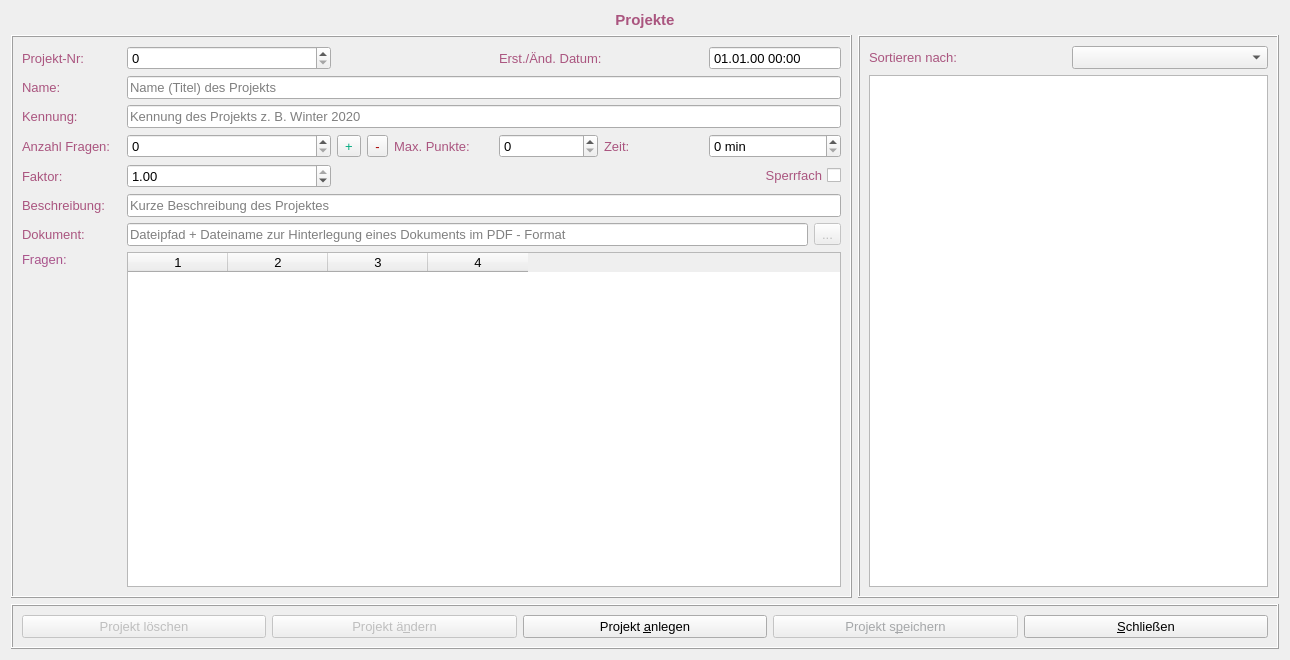
<?xml version="1.0" encoding="UTF-8"?>
<ui version="4.0">
 <class>FormProjekt</class>
 <widget class="QWidget" name="FormProjekt">
  <property name="geometry">
   <rect>
    <x>0</x>
    <y>0</y>
    <width>1290</width>
    <height>660</height>
   </rect>
  </property>
  <property name="font">
   <font>
    <pointsize>10</pointsize>
   </font>
  </property>
  <property name="windowTitle">
   <string>Form</string>
  </property>
  <layout class="QGridLayout" name="gridLayout_3">
   <item row="1" column="0" colspan="2">
    <widget class="QFrame" name="frame">
     <property name="sizePolicy">
      <sizepolicy hsizetype="Preferred" vsizetype="Preferred">
       <horstretch>0</horstretch>
       <verstretch>0</verstretch>
      </sizepolicy>
     </property>
     <property name="minimumSize">
      <size>
       <width>0</width>
       <height>0</height>
      </size>
     </property>
     <property name="frameShape">
      <enum>QFrame::Box</enum>
     </property>
     <property name="frameShadow">
      <enum>QFrame::Raised</enum>
     </property>
     <layout class="QGridLayout" name="gridLayout_4">
      <item row="4" column="6">
       <widget class="QSpinBox" name="maxPunkteBox">
        <property name="toolTip">
         <string>&lt;html&gt;&lt;head/&gt;&lt;body&gt;&lt;p&gt;Die maximale zu erreichende Punktzahl in diesem Projekt.&lt;/p&gt;&lt;p&gt;Optional, wird automatisch berechnet.&lt;/p&gt;&lt;/body&gt;&lt;/html&gt;</string>
        </property>
        <property name="maximum">
         <number>999</number>
        </property>
       </widget>
      </item>
      <item row="4" column="8" colspan="2">
       <widget class="QSpinBox" name="durationBox">
        <property name="toolTip">
         <string>&lt;html&gt;&lt;head/&gt;&lt;body&gt;&lt;p&gt;Die zur Verfügung stehende Zeit in Minuten, die für das Projekt angesetzt werden. Dient zur Kalkulation der zur Verfügung stehende Zeit in der gesamten Prüfung.&lt;/p&gt;&lt;p align=&quot;center&quot;&gt;&lt;br/&gt;&lt;/p&gt;&lt;p align=&quot;center&quot;&gt;&lt;br/&gt;&lt;/p&gt;&lt;/body&gt;&lt;/html&gt;</string>
        </property>
        <property name="suffix">
         <string> min</string>
        </property>
        <property name="maximum">
         <number>9999</number>
        </property>
       </widget>
      </item>
      <item row="7" column="1" colspan="9">
       <widget class="QLineEdit" name="descriptionEdit">
        <property name="placeholderText">
         <string>Kurze Beschreibung des Projektes</string>
        </property>
       </widget>
      </item>
      <item row="8" column="9">
       <widget class="QToolButton" name="openFilelButton">
        <property name="enabled">
         <bool>false</bool>
        </property>
        <property name="toolTip">
         <string>Öffnet ein Dialog zum Speichern des Verzeichisses vom hinterlegtem Dokument.</string>
        </property>
        <property name="text">
         <string>...</string>
        </property>
       </widget>
      </item>
      <item row="2" column="0">
       <widget class="QLabel" name="label_2">
        <property name="palette">
         <palette>
          <active>
           <colorrole role="WindowText">
            <brush brushstyle="SolidPattern">
             <color alpha="255">
              <red>170</red>
              <green>85</green>
              <blue>127</blue>
             </color>
            </brush>
           </colorrole>
          </active>
          <inactive>
           <colorrole role="WindowText">
            <brush brushstyle="SolidPattern">
             <color alpha="255">
              <red>170</red>
              <green>85</green>
              <blue>127</blue>
             </color>
            </brush>
           </colorrole>
          </inactive>
          <disabled>
           <colorrole role="WindowText">
            <brush brushstyle="SolidPattern">
             <color alpha="255">
              <red>165</red>
              <green>167</green>
              <blue>169</blue>
             </color>
            </brush>
           </colorrole>
          </disabled>
         </palette>
        </property>
        <property name="text">
         <string>Name:</string>
        </property>
       </widget>
      </item>
      <item row="3" column="0">
       <widget class="QLabel" name="label_3">
        <property name="palette">
         <palette>
          <active>
           <colorrole role="WindowText">
            <brush brushstyle="SolidPattern">
             <color alpha="255">
              <red>170</red>
              <green>85</green>
              <blue>127</blue>
             </color>
            </brush>
           </colorrole>
          </active>
          <inactive>
           <colorrole role="WindowText">
            <brush brushstyle="SolidPattern">
             <color alpha="255">
              <red>170</red>
              <green>85</green>
              <blue>127</blue>
             </color>
            </brush>
           </colorrole>
          </inactive>
          <disabled>
           <colorrole role="WindowText">
            <brush brushstyle="SolidPattern">
             <color alpha="255">
              <red>165</red>
              <green>167</green>
              <blue>169</blue>
             </color>
            </brush>
           </colorrole>
          </disabled>
         </palette>
        </property>
        <property name="text">
         <string>Kennung:</string>
        </property>
       </widget>
      </item>
      <item row="1" column="0">
       <widget class="QLabel" name="label">
        <property name="minimumSize">
         <size>
          <width>91</width>
          <height>0</height>
         </size>
        </property>
        <property name="palette">
         <palette>
          <active>
           <colorrole role="WindowText">
            <brush brushstyle="SolidPattern">
             <color alpha="255">
              <red>170</red>
              <green>85</green>
              <blue>127</blue>
             </color>
            </brush>
           </colorrole>
          </active>
          <inactive>
           <colorrole role="WindowText">
            <brush brushstyle="SolidPattern">
             <color alpha="255">
              <red>170</red>
              <green>85</green>
              <blue>127</blue>
             </color>
            </brush>
           </colorrole>
          </inactive>
          <disabled>
           <colorrole role="WindowText">
            <brush brushstyle="SolidPattern">
             <color alpha="255">
              <red>165</red>
              <green>167</green>
              <blue>169</blue>
             </color>
            </brush>
           </colorrole>
          </disabled>
         </palette>
        </property>
        <property name="text">
         <string>Projekt-Nr:</string>
        </property>
       </widget>
      </item>
      <item row="8" column="0">
       <widget class="QLabel" name="label_6">
        <property name="palette">
         <palette>
          <active>
           <colorrole role="WindowText">
            <brush brushstyle="SolidPattern">
             <color alpha="255">
              <red>170</red>
              <green>85</green>
              <blue>127</blue>
             </color>
            </brush>
           </colorrole>
          </active>
          <inactive>
           <colorrole role="WindowText">
            <brush brushstyle="SolidPattern">
             <color alpha="255">
              <red>170</red>
              <green>85</green>
              <blue>127</blue>
             </color>
            </brush>
           </colorrole>
          </inactive>
          <disabled>
           <colorrole role="WindowText">
            <brush brushstyle="SolidPattern">
             <color alpha="255">
              <red>165</red>
              <green>167</green>
              <blue>169</blue>
             </color>
            </brush>
           </colorrole>
          </disabled>
         </palette>
        </property>
        <property name="text">
         <string>Dokument:</string>
        </property>
       </widget>
      </item>
      <item row="4" column="4">
       <widget class="QToolButton" name="removeFrageButton">
        <property name="palette">
         <palette>
          <active>
           <colorrole role="ButtonText">
            <brush brushstyle="SolidPattern">
             <color alpha="255">
              <red>170</red>
              <green>0</green>
              <blue>0</blue>
             </color>
            </brush>
           </colorrole>
          </active>
          <inactive>
           <colorrole role="ButtonText">
            <brush brushstyle="SolidPattern">
             <color alpha="255">
              <red>170</red>
              <green>0</green>
              <blue>0</blue>
             </color>
            </brush>
           </colorrole>
          </inactive>
          <disabled>
           <colorrole role="ButtonText">
            <brush brushstyle="SolidPattern">
             <color alpha="255">
              <red>165</red>
              <green>167</green>
              <blue>169</blue>
             </color>
            </brush>
           </colorrole>
          </disabled>
         </palette>
        </property>
        <property name="toolTip">
         <string>Löscht die letzte Frage.</string>
        </property>
        <property name="text">
         <string>-</string>
        </property>
       </widget>
      </item>
      <item row="6" column="0">
       <widget class="QLabel" name="label_11">
        <property name="palette">
         <palette>
          <active>
           <colorrole role="WindowText">
            <brush brushstyle="SolidPattern">
             <color alpha="255">
              <red>170</red>
              <green>85</green>
              <blue>127</blue>
             </color>
            </brush>
           </colorrole>
          </active>
          <inactive>
           <colorrole role="WindowText">
            <brush brushstyle="SolidPattern">
             <color alpha="255">
              <red>170</red>
              <green>85</green>
              <blue>127</blue>
             </color>
            </brush>
           </colorrole>
          </inactive>
          <disabled>
           <colorrole role="WindowText">
            <brush brushstyle="SolidPattern">
             <color alpha="255">
              <red>120</red>
              <green>120</green>
              <blue>120</blue>
             </color>
            </brush>
           </colorrole>
          </disabled>
         </palette>
        </property>
        <property name="text">
         <string>Faktor:</string>
        </property>
       </widget>
      </item>
      <item row="3" column="1" colspan="9">
       <widget class="QLineEdit" name="kennungEdit">
        <property name="toolTip">
         <string>&lt;html&gt;&lt;head/&gt;&lt;body&gt;&lt;p&gt;Die Kennung spezifiziert den Zeitraum für die Püfung. Z. B. Sommer 2022 somit können alle Projekte mit der gleichen Kennung in einer Prüfung kopiert werden.&lt;/p&gt;&lt;/body&gt;&lt;/html&gt;</string>
        </property>
        <property name="placeholderText">
         <string>Kennung des Projekts z. B. Winter 2020</string>
        </property>
       </widget>
      </item>
      <item row="4" column="7">
       <widget class="QLabel" name="label_12">
        <property name="palette">
         <palette>
          <active>
           <colorrole role="WindowText">
            <brush brushstyle="SolidPattern">
             <color alpha="255">
              <red>170</red>
              <green>85</green>
              <blue>127</blue>
             </color>
            </brush>
           </colorrole>
          </active>
          <inactive>
           <colorrole role="WindowText">
            <brush brushstyle="SolidPattern">
             <color alpha="255">
              <red>170</red>
              <green>85</green>
              <blue>127</blue>
             </color>
            </brush>
           </colorrole>
          </inactive>
          <disabled>
           <colorrole role="WindowText">
            <brush brushstyle="SolidPattern">
             <color alpha="255">
              <red>120</red>
              <green>120</green>
              <blue>120</blue>
             </color>
            </brush>
           </colorrole>
          </disabled>
         </palette>
        </property>
        <property name="text">
         <string>Zeit:</string>
        </property>
       </widget>
      </item>
      <item row="6" column="1" colspan="2">
       <widget class="QDoubleSpinBox" name="factorBox">
        <property name="toolTip">
         <string>&lt;html&gt;&lt;head/&gt;&lt;body&gt;&lt;p&gt;&lt;span style=&quot; font-weight:600;&quot;&gt;Faktor&lt;/span&gt; zur anteilmäßigen Gewichtung in der Prüfung.&lt;/p&gt;&lt;p&gt;Z.B. 0,15 entspicht 15%.&lt;/p&gt;&lt;p&gt;Voreingestellt ist 1,0.&lt;/p&gt;&lt;/body&gt;&lt;/html&gt;</string>
        </property>
        <property name="minimum">
         <double>0.100000000000000</double>
        </property>
        <property name="maximum">
         <double>1.000000000000000</double>
        </property>
        <property name="singleStep">
         <double>0.100000000000000</double>
        </property>
        <property name="value">
         <double>1.000000000000000</double>
        </property>
       </widget>
      </item>
      <item row="7" column="0">
       <widget class="QLabel" name="label_13">
        <property name="palette">
         <palette>
          <active>
           <colorrole role="WindowText">
            <brush brushstyle="SolidPattern">
             <color alpha="255">
              <red>170</red>
              <green>85</green>
              <blue>127</blue>
             </color>
            </brush>
           </colorrole>
          </active>
          <inactive>
           <colorrole role="WindowText">
            <brush brushstyle="SolidPattern">
             <color alpha="255">
              <red>170</red>
              <green>85</green>
              <blue>127</blue>
             </color>
            </brush>
           </colorrole>
          </inactive>
          <disabled>
           <colorrole role="WindowText">
            <brush brushstyle="SolidPattern">
             <color alpha="255">
              <red>120</red>
              <green>120</green>
              <blue>120</blue>
             </color>
            </brush>
           </colorrole>
          </disabled>
         </palette>
        </property>
        <property name="text">
         <string>Beschreibung:</string>
        </property>
       </widget>
      </item>
      <item row="4" column="0">
       <widget class="QLabel" name="label_4">
        <property name="palette">
         <palette>
          <active>
           <colorrole role="WindowText">
            <brush brushstyle="SolidPattern">
             <color alpha="255">
              <red>170</red>
              <green>85</green>
              <blue>127</blue>
             </color>
            </brush>
           </colorrole>
          </active>
          <inactive>
           <colorrole role="WindowText">
            <brush brushstyle="SolidPattern">
             <color alpha="255">
              <red>170</red>
              <green>85</green>
              <blue>127</blue>
             </color>
            </brush>
           </colorrole>
          </inactive>
          <disabled>
           <colorrole role="WindowText">
            <brush brushstyle="SolidPattern">
             <color alpha="255">
              <red>165</red>
              <green>167</green>
              <blue>169</blue>
             </color>
            </brush>
           </colorrole>
          </disabled>
         </palette>
        </property>
        <property name="text">
         <string>Anzahl Fragen:</string>
        </property>
        <property name="wordWrap">
         <bool>true</bool>
        </property>
       </widget>
      </item>
      <item row="1" column="3" colspan="2">
       <spacer name="horizontalSpacer">
        <property name="orientation">
         <enum>Qt::Horizontal</enum>
        </property>
        <property name="sizeHint" stdset="0">
         <size>
          <width>40</width>
          <height>20</height>
         </size>
        </property>
       </spacer>
      </item>
      <item row="1" column="6" colspan="2">
       <widget class="QLabel" name="label_7">
        <property name="palette">
         <palette>
          <active>
           <colorrole role="WindowText">
            <brush brushstyle="SolidPattern">
             <color alpha="255">
              <red>170</red>
              <green>85</green>
              <blue>127</blue>
             </color>
            </brush>
           </colorrole>
          </active>
          <inactive>
           <colorrole role="WindowText">
            <brush brushstyle="SolidPattern">
             <color alpha="255">
              <red>170</red>
              <green>85</green>
              <blue>127</blue>
             </color>
            </brush>
           </colorrole>
          </inactive>
          <disabled>
           <colorrole role="WindowText">
            <brush brushstyle="SolidPattern">
             <color alpha="255">
              <red>165</red>
              <green>167</green>
              <blue>169</blue>
             </color>
            </brush>
           </colorrole>
          </disabled>
         </palette>
        </property>
        <property name="text">
         <string>Erst./Änd. Datum:</string>
        </property>
       </widget>
      </item>
      <item row="4" column="5">
       <widget class="QLabel" name="label_5">
        <property name="palette">
         <palette>
          <active>
           <colorrole role="WindowText">
            <brush brushstyle="SolidPattern">
             <color alpha="255">
              <red>170</red>
              <green>85</green>
              <blue>127</blue>
             </color>
            </brush>
           </colorrole>
          </active>
          <inactive>
           <colorrole role="WindowText">
            <brush brushstyle="SolidPattern">
             <color alpha="255">
              <red>170</red>
              <green>85</green>
              <blue>127</blue>
             </color>
            </brush>
           </colorrole>
          </inactive>
          <disabled>
           <colorrole role="WindowText">
            <brush brushstyle="SolidPattern">
             <color alpha="255">
              <red>165</red>
              <green>167</green>
              <blue>169</blue>
             </color>
            </brush>
           </colorrole>
          </disabled>
         </palette>
        </property>
        <property name="text">
         <string>Max. Punkte:</string>
        </property>
        <property name="wordWrap">
         <bool>true</bool>
        </property>
       </widget>
      </item>
      <item row="6" column="8" colspan="2">
       <widget class="QCheckBox" name="sperrfachBox">
        <property name="palette">
         <palette>
          <active>
           <colorrole role="WindowText">
            <brush brushstyle="SolidPattern">
             <color alpha="255">
              <red>170</red>
              <green>85</green>
              <blue>127</blue>
             </color>
            </brush>
           </colorrole>
          </active>
          <inactive>
           <colorrole role="WindowText">
            <brush brushstyle="SolidPattern">
             <color alpha="255">
              <red>170</red>
              <green>85</green>
              <blue>127</blue>
             </color>
            </brush>
           </colorrole>
          </inactive>
          <disabled>
           <colorrole role="WindowText">
            <brush brushstyle="SolidPattern">
             <color alpha="255">
              <red>165</red>
              <green>167</green>
              <blue>169</blue>
             </color>
            </brush>
           </colorrole>
          </disabled>
         </palette>
        </property>
        <property name="toolTip">
         <string>&lt;html&gt;&lt;head/&gt;&lt;body&gt;&lt;p&gt;Wenn der Prüfling in einem Projekt als &lt;span style=&quot; font-weight:600;&quot;&gt;Sperrfach&lt;/span&gt; eine Bewertung unter 50% bekommt, wird die Prüfung als nicht bestanden bewertet. Wenn in einer Prüfung, mehrere Projekte als Sperrfach gekennzeichnet wurden, kann durch Einstellung in der Prüfung folgendes gewählt werden.&lt;/p&gt;&lt;p&gt;a) Nicht bestanden wenn einer der gekennzeichneten Projekten &amp;lt;50%&lt;/p&gt;&lt;p&gt;b) Nicht bestanden wenn alle der gekennzeichneten Projekten &amp;lt;50% &lt;/p&gt;&lt;/body&gt;&lt;/html&gt;</string>
        </property>
        <property name="layoutDirection">
         <enum>Qt::RightToLeft</enum>
        </property>
        <property name="text">
         <string>Sperrfach</string>
        </property>
       </widget>
      </item>
      <item row="1" column="8" colspan="2">
       <widget class="QDateTimeEdit" name="dateTimeEdit">
        <property name="sizePolicy">
         <sizepolicy hsizetype="Expanding" vsizetype="Fixed">
          <horstretch>0</horstretch>
          <verstretch>0</verstretch>
         </sizepolicy>
        </property>
        <property name="toolTip">
         <string>&lt;html&gt;&lt;head/&gt;&lt;body&gt;&lt;p&gt;Datum und Zeit wird automatisch bei der Erstellung oder Änderung gesetzt und dient zur Versionskontrolle.&lt;/p&gt;&lt;/body&gt;&lt;/html&gt;</string>
        </property>
        <property name="readOnly">
         <bool>true</bool>
        </property>
        <property name="buttonSymbols">
         <enum>QAbstractSpinBox::NoButtons</enum>
        </property>
        <property name="displayFormat">
         <string>dd.MM.yy HH:mm</string>
        </property>
       </widget>
      </item>
      <item row="1" column="1" colspan="2">
       <widget class="QSpinBox" name="nrBox">
        <property name="toolTip">
         <string>&lt;html&gt;&lt;head/&gt;&lt;body&gt;&lt;p&gt;Die Projektnummer sollte, bei anderen Projekten mit gleicher Kennung, unterschiedlich sein!&lt;/p&gt;&lt;/body&gt;&lt;/html&gt;</string>
        </property>
       </widget>
      </item>
      <item row="2" column="1" colspan="9">
       <widget class="QLineEdit" name="nameEdit">
        <property name="toolTip">
         <string>&lt;html&gt;&lt;head/&gt;&lt;body&gt;&lt;p&gt;Der Name des Projektes wie z. B. Arbeitsplanung kann in anderen Projekten mit unterschiedlicher Kennung wieder verwendet werden.&lt;/p&gt;&lt;/body&gt;&lt;/html&gt;</string>
        </property>
        <property name="placeholderText">
         <string>Name (Titel) des Projekts</string>
        </property>
       </widget>
      </item>
      <item row="10" column="0">
       <widget class="QLabel" name="label_8">
        <property name="palette">
         <palette>
          <active>
           <colorrole role="WindowText">
            <brush brushstyle="SolidPattern">
             <color alpha="255">
              <red>170</red>
              <green>85</green>
              <blue>140</blue>
             </color>
            </brush>
           </colorrole>
          </active>
          <inactive>
           <colorrole role="WindowText">
            <brush brushstyle="SolidPattern">
             <color alpha="255">
              <red>170</red>
              <green>85</green>
              <blue>140</blue>
             </color>
            </brush>
           </colorrole>
          </inactive>
          <disabled>
           <colorrole role="WindowText">
            <brush brushstyle="SolidPattern">
             <color alpha="255">
              <red>165</red>
              <green>167</green>
              <blue>169</blue>
             </color>
            </brush>
           </colorrole>
          </disabled>
         </palette>
        </property>
        <property name="text">
         <string>Fragen:</string>
        </property>
       </widget>
      </item>
      <item row="11" column="0">
       <spacer name="verticalSpacer">
        <property name="orientation">
         <enum>Qt::Vertical</enum>
        </property>
        <property name="sizeHint" stdset="0">
         <size>
          <width>20</width>
          <height>40</height>
         </size>
        </property>
       </spacer>
      </item>
      <item row="4" column="1" colspan="2">
       <widget class="QSpinBox" name="anzahlFragenBox">
        <property name="toolTip">
         <string>Anzahl der Fragen im Projekt.</string>
        </property>
       </widget>
      </item>
      <item row="8" column="1" colspan="8">
       <widget class="QLineEdit" name="documentEdit">
        <property name="toolTip">
         <string>Verzeichnis einschl. Datei des hinterlegtem Dokument.</string>
        </property>
        <property name="readOnly">
         <bool>true</bool>
        </property>
        <property name="placeholderText">
         <string>Dateipfad + Dateiname zur Hinterlegung eines Dokuments im PDF - Format</string>
        </property>
       </widget>
      </item>
      <item row="10" column="1" rowspan="2" colspan="9">
       <widget class="QTableWidget" name="fragenTableWidget">
        <property name="sizePolicy">
         <sizepolicy hsizetype="Preferred" vsizetype="Expanding">
          <horstretch>0</horstretch>
          <verstretch>0</verstretch>
         </sizepolicy>
        </property>
        <property name="columnCount">
         <number>4</number>
        </property>
        <column/>
        <column/>
        <column/>
        <column/>
       </widget>
      </item>
      <item row="4" column="3">
       <widget class="QToolButton" name="addFrageButton">
        <property name="palette">
         <palette>
          <active>
           <colorrole role="ButtonText">
            <brush brushstyle="SolidPattern">
             <color alpha="255">
              <red>0</red>
              <green>170</green>
              <blue>127</blue>
             </color>
            </brush>
           </colorrole>
          </active>
          <inactive>
           <colorrole role="ButtonText">
            <brush brushstyle="SolidPattern">
             <color alpha="255">
              <red>0</red>
              <green>170</green>
              <blue>127</blue>
             </color>
            </brush>
           </colorrole>
          </inactive>
          <disabled>
           <colorrole role="ButtonText">
            <brush brushstyle="SolidPattern">
             <color alpha="255">
              <red>165</red>
              <green>167</green>
              <blue>169</blue>
             </color>
            </brush>
           </colorrole>
          </disabled>
         </palette>
        </property>
        <property name="toolTip">
         <string>Fügt eine Frage hinzu.</string>
        </property>
        <property name="text">
         <string>+</string>
        </property>
       </widget>
      </item>
     </layout>
    </widget>
   </item>
   <item row="1" column="2">
    <widget class="QFrame" name="frame_2">
     <property name="sizePolicy">
      <sizepolicy hsizetype="Preferred" vsizetype="Preferred">
       <horstretch>0</horstretch>
       <verstretch>0</verstretch>
      </sizepolicy>
     </property>
     <property name="maximumSize">
      <size>
       <width>16777215</width>
       <height>16777215</height>
      </size>
     </property>
     <property name="frameShape">
      <enum>QFrame::Box</enum>
     </property>
     <property name="frameShadow">
      <enum>QFrame::Raised</enum>
     </property>
     <layout class="QGridLayout" name="gridLayout">
      <item row="0" column="0">
       <widget class="QLabel" name="label_9">
        <property name="palette">
         <palette>
          <active>
           <colorrole role="WindowText">
            <brush brushstyle="SolidPattern">
             <color alpha="255">
              <red>170</red>
              <green>85</green>
              <blue>127</blue>
             </color>
            </brush>
           </colorrole>
          </active>
          <inactive>
           <colorrole role="WindowText">
            <brush brushstyle="SolidPattern">
             <color alpha="255">
              <red>170</red>
              <green>85</green>
              <blue>127</blue>
             </color>
            </brush>
           </colorrole>
          </inactive>
          <disabled>
           <colorrole role="WindowText">
            <brush brushstyle="SolidPattern">
             <color alpha="255">
              <red>165</red>
              <green>167</green>
              <blue>169</blue>
             </color>
            </brush>
           </colorrole>
          </disabled>
         </palette>
        </property>
        <property name="text">
         <string>Sortieren nach:</string>
        </property>
       </widget>
      </item>
      <item row="0" column="1">
       <widget class="QComboBox" name="sortBox">
        <property name="toolTip">
         <string>Sortierung nach Kennung.</string>
        </property>
       </widget>
      </item>
      <item row="1" column="0" colspan="2">
       <widget class="QTableWidget" name="projekteTableWidget"/>
      </item>
     </layout>
    </widget>
   </item>
   <item row="2" column="0" colspan="3">
    <widget class="QFrame" name="frame_3">
     <property name="frameShape">
      <enum>QFrame::Box</enum>
     </property>
     <property name="frameShadow">
      <enum>QFrame::Raised</enum>
     </property>
     <layout class="QGridLayout" name="gridLayout_2">
      <item row="0" column="0">
       <layout class="QHBoxLayout" name="horizontalLayout">
        <item>
         <widget class="QPushButton" name="deleteButton">
          <property name="enabled">
           <bool>false</bool>
          </property>
          <property name="text">
           <string>Projekt löschen</string>
          </property>
         </widget>
        </item>
        <item>
         <widget class="QPushButton" name="changeButton">
          <property name="enabled">
           <bool>false</bool>
          </property>
          <property name="text">
           <string>Projekt ä&amp;ndern</string>
          </property>
         </widget>
        </item>
        <item>
         <widget class="QPushButton" name="createButton">
          <property name="text">
           <string>Projekt &amp;anlegen</string>
          </property>
         </widget>
        </item>
        <item>
         <widget class="QPushButton" name="saveButton">
          <property name="enabled">
           <bool>false</bool>
          </property>
          <property name="palette">
           <palette>
            <active>
             <colorrole role="ButtonText">
              <brush brushstyle="SolidPattern">
               <color alpha="255">
                <red>170</red>
                <green>0</green>
                <blue>0</blue>
               </color>
              </brush>
             </colorrole>
            </active>
            <inactive>
             <colorrole role="ButtonText">
              <brush brushstyle="SolidPattern">
               <color alpha="255">
                <red>170</red>
                <green>0</green>
                <blue>0</blue>
               </color>
              </brush>
             </colorrole>
            </inactive>
            <disabled>
             <colorrole role="ButtonText">
              <brush brushstyle="SolidPattern">
               <color alpha="255">
                <red>165</red>
                <green>167</green>
                <blue>169</blue>
               </color>
              </brush>
             </colorrole>
            </disabled>
           </palette>
          </property>
          <property name="text">
           <string>Projekt s&amp;peichern</string>
          </property>
         </widget>
        </item>
        <item>
         <widget class="QPushButton" name="closeButton">
          <property name="text">
           <string>&amp;Schließen</string>
          </property>
         </widget>
        </item>
       </layout>
      </item>
     </layout>
    </widget>
   </item>
   <item row="0" column="0" colspan="3">
    <widget class="QLabel" name="label_10">
     <property name="palette">
      <palette>
       <active>
        <colorrole role="WindowText">
         <brush brushstyle="SolidPattern">
          <color alpha="255">
           <red>170</red>
           <green>85</green>
           <blue>127</blue>
          </color>
         </brush>
        </colorrole>
       </active>
       <inactive>
        <colorrole role="WindowText">
         <brush brushstyle="SolidPattern">
          <color alpha="255">
           <red>170</red>
           <green>85</green>
           <blue>127</blue>
          </color>
         </brush>
        </colorrole>
       </inactive>
       <disabled>
        <colorrole role="WindowText">
         <brush brushstyle="SolidPattern">
          <color alpha="255">
           <red>165</red>
           <green>167</green>
           <blue>169</blue>
          </color>
         </brush>
        </colorrole>
       </disabled>
      </palette>
     </property>
     <property name="font">
      <font>
       <pointsize>11</pointsize>
       <weight>75</weight>
       <bold>true</bold>
      </font>
     </property>
     <property name="text">
      <string>Projekte</string>
     </property>
     <property name="alignment">
      <set>Qt::AlignCenter</set>
     </property>
    </widget>
   </item>
  </layout>
 </widget>
 <tabstops>
  <tabstop>nrBox</tabstop>
  <tabstop>nameEdit</tabstop>
  <tabstop>kennungEdit</tabstop>
  <tabstop>anzahlFragenBox</tabstop>
  <tabstop>factorBox</tabstop>
  <tabstop>descriptionEdit</tabstop>
  <tabstop>documentEdit</tabstop>
  <tabstop>maxPunkteBox</tabstop>
  <tabstop>durationBox</tabstop>
  <tabstop>sperrfachBox</tabstop>
  <tabstop>closeButton</tabstop>
  <tabstop>addFrageButton</tabstop>
  <tabstop>fragenTableWidget</tabstop>
  <tabstop>openFilelButton</tabstop>
  <tabstop>removeFrageButton</tabstop>
  <tabstop>saveButton</tabstop>
  <tabstop>changeButton</tabstop>
  <tabstop>dateTimeEdit</tabstop>
  <tabstop>createButton</tabstop>
  <tabstop>deleteButton</tabstop>
  <tabstop>sortBox</tabstop>
  <tabstop>projekteTableWidget</tabstop>
 </tabstops>
 <resources/>
 <connections/>
</ui>
